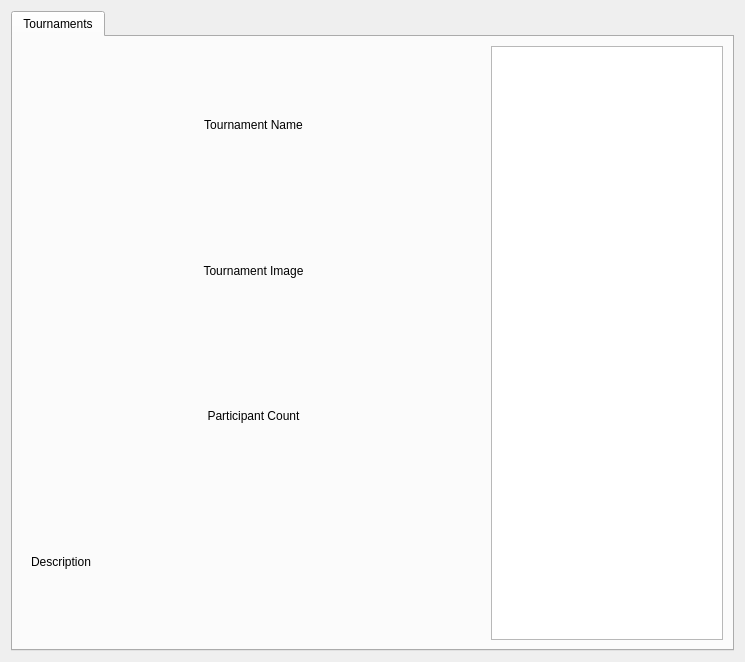
<?xml version="1.0" encoding="UTF-8"?>
<ui version="4.0">
 <class>Form</class>
 <widget class="QWidget" name="Form">
  <property name="geometry">
   <rect>
    <x>0</x>
    <y>0</y>
    <width>745</width>
    <height>662</height>
   </rect>
  </property>
  <property name="sizePolicy">
   <sizepolicy hsizetype="Expanding" vsizetype="Expanding">
    <horstretch>0</horstretch>
    <verstretch>0</verstretch>
   </sizepolicy>
  </property>
  <property name="windowTitle">
   <string>Form</string>
  </property>
  <layout class="QGridLayout" name="gridLayout_2">
   <item row="0" column="0">
    <widget class="QTabWidget" name="topTabs">
     <property name="currentIndex">
      <number>0</number>
     </property>
     <widget class="QWidget" name="tab">
      <attribute name="title">
       <string>Tournaments</string>
      </attribute>
      <layout class="QHBoxLayout" name="horizontalLayout_3">
       <item>
        <widget class="QStackedWidget" name="stackedWidget">
         <property name="sizePolicy">
          <sizepolicy hsizetype="Preferred" vsizetype="Preferred">
           <horstretch>2</horstretch>
           <verstretch>0</verstretch>
          </sizepolicy>
         </property>
         <property name="currentIndex">
          <number>0</number>
         </property>
         <widget class="QWidget" name="detailsPanel">
          <layout class="QVBoxLayout" name="verticalLayout_2">
           <item>
            <widget class="QLabel" name="name">
             <property name="text">
              <string>Tournament Name</string>
             </property>
             <property name="alignment">
              <set>Qt::AlignCenter</set>
             </property>
            </widget>
           </item>
           <item>
            <widget class="QLabel" name="image">
             <property name="text">
              <string>Tournament Image</string>
             </property>
             <property name="scaledContents">
              <bool>false</bool>
             </property>
             <property name="alignment">
              <set>Qt::AlignCenter</set>
             </property>
            </widget>
           </item>
           <item>
            <widget class="QLabel" name="participant_count">
             <property name="text">
              <string>Participant Count</string>
             </property>
             <property name="alignment">
              <set>Qt::AlignCenter</set>
             </property>
            </widget>
           </item>
           <item>
            <widget class="QLabel" name="description">
             <property name="text">
              <string>Description</string>
             </property>
            </widget>
           </item>
          </layout>
         </widget>
         <widget class="QWidget" name="missingPanel">
          <layout class="QVBoxLayout" name="verticalLayout">
           <item>
            <widget class="QLabel" name="label">
             <property name="text">
              <string>There are no tournaments :'(</string>
             </property>
             <property name="alignment">
              <set>Qt::AlignCenter</set>
             </property>
            </widget>
           </item>
          </layout>
         </widget>
        </widget>
       </item>
       <item>
        <widget class="QListWidget" name="tourneyList">
         <property name="sizePolicy">
          <sizepolicy hsizetype="Expanding" vsizetype="Expanding">
           <horstretch>1</horstretch>
           <verstretch>0</verstretch>
          </sizepolicy>
         </property>
         <property name="focusPolicy">
          <enum>Qt::NoFocus</enum>
         </property>
         <property name="selectionMode">
          <enum>QAbstractItemView::SingleSelection</enum>
         </property>
         <property name="iconSize">
          <size>
           <width>100</width>
           <height>100</height>
          </size>
         </property>
         <property name="textElideMode">
          <enum>Qt::ElideMiddle</enum>
         </property>
         <property name="verticalScrollMode">
          <enum>QAbstractItemView::ScrollPerPixel</enum>
         </property>
         <property name="horizontalScrollMode">
          <enum>QAbstractItemView::ScrollPerPixel</enum>
         </property>
         <property name="movement">
          <enum>QListView::Static</enum>
         </property>
         <property name="resizeMode">
          <enum>QListView::Adjust</enum>
         </property>
         <property name="spacing">
          <number>10</number>
         </property>
         <property name="uniformItemSizes">
          <bool>true</bool>
         </property>
         <property name="sortingEnabled">
          <bool>true</bool>
         </property>
        </widget>
       </item>
      </layout>
     </widget>
    </widget>
   </item>
  </layout>
 </widget>
 <resources/>
 <connections/>
</ui>
